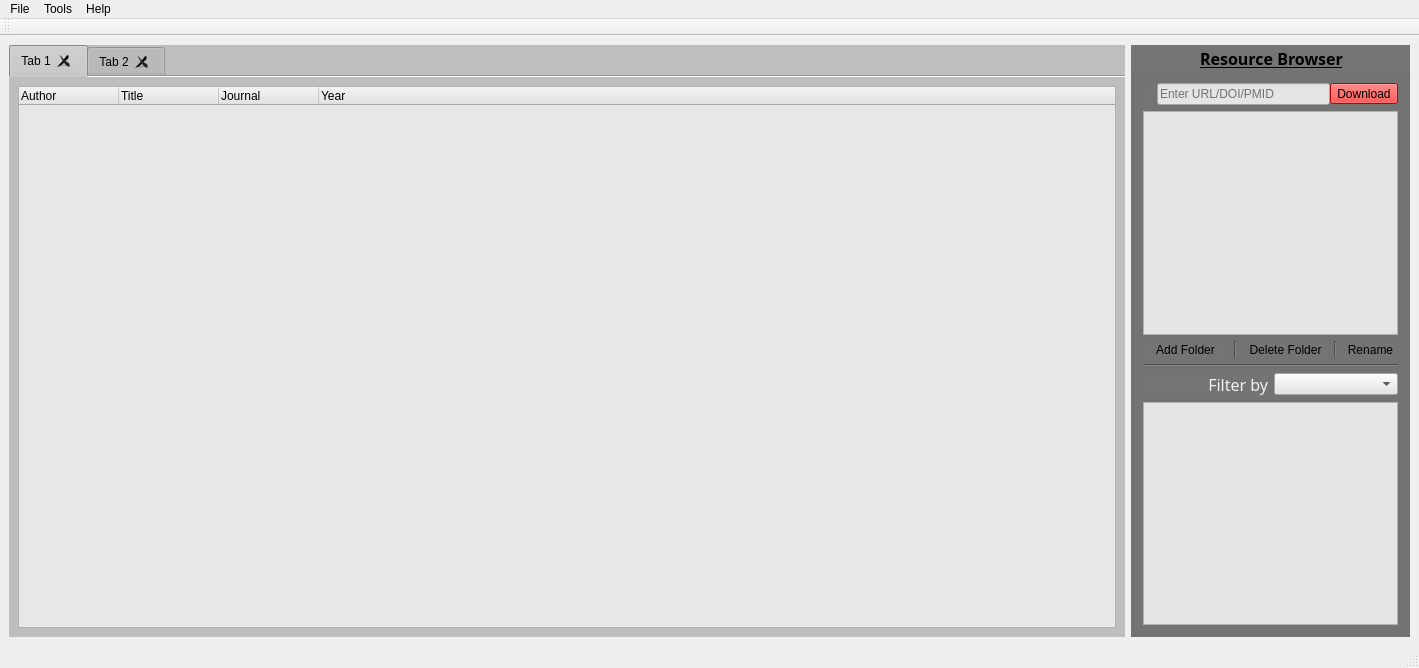
<?xml version="1.0" encoding="UTF-8"?>
<ui version="4.0">
 <class>MainWindow</class>
 <widget class="QMainWindow" name="MainWindow">
  <property name="geometry">
   <rect>
    <x>0</x>
    <y>0</y>
    <width>1419</width>
    <height>668</height>
   </rect>
  </property>
  <property name="windowTitle">
   <string>SciX</string>
  </property>
  <property name="windowIcon">
   <iconset resource="../../AppData/Local/Programs/Python/Python38-32/Lib/site-packages/pyqt5_tools/Qt/bin/new.qrc">
    <normaloff>:/new/png-transparent-sticker-art-crow-head-animals-retro-logo.png</normaloff>:/new/png-transparent-sticker-art-crow-head-animals-retro-logo.png</iconset>
  </property>
  <property name="toolButtonStyle">
   <enum>Qt::ToolButtonIconOnly</enum>
  </property>
  <widget class="QWidget" name="centralwidget">
   <property name="sizePolicy">
    <sizepolicy hsizetype="Maximum" vsizetype="Preferred">
     <horstretch>0</horstretch>
     <verstretch>0</verstretch>
    </sizepolicy>
   </property>
   <layout class="QGridLayout" name="gridLayout">
    <property name="sizeConstraint">
     <enum>QLayout::SetMinimumSize</enum>
    </property>
    <item row="0" column="0">
     <widget class="QTabWidget" name="tab_3">
      <property name="sizePolicy">
       <sizepolicy hsizetype="MinimumExpanding" vsizetype="Expanding">
        <horstretch>4</horstretch>
        <verstretch>0</verstretch>
       </sizepolicy>
      </property>
      <property name="styleSheet">
       <string notr="true">background-color: rgb(190, 190, 190);</string>
      </property>
      <property name="tabPosition">
       <enum>QTabWidget::North</enum>
      </property>
      <property name="tabShape">
       <enum>QTabWidget::Rounded</enum>
      </property>
      <property name="currentIndex">
       <number>0</number>
      </property>
      <property name="iconSize">
       <size>
        <width>25</width>
        <height>19</height>
       </size>
      </property>
      <property name="elideMode">
       <enum>Qt::ElideNone</enum>
      </property>
      <property name="documentMode">
       <bool>true</bool>
      </property>
      <property name="tabsClosable">
       <bool>true</bool>
      </property>
      <property name="movable">
       <bool>true</bool>
      </property>
      <widget class="QWidget" name="tab">
       <attribute name="title">
        <string>Tab 1</string>
       </attribute>
       <layout class="QHBoxLayout" name="horizontalLayout_4">
        <item>
         <widget class="QTreeWidget" name="filelist">
          <property name="sizePolicy">
           <sizepolicy hsizetype="MinimumExpanding" vsizetype="Expanding">
            <horstretch>0</horstretch>
            <verstretch>0</verstretch>
           </sizepolicy>
          </property>
          <property name="minimumSize">
           <size>
            <width>0</width>
            <height>0</height>
           </size>
          </property>
          <property name="styleSheet">
           <string notr="true">background-color: rgb(231, 231, 231);</string>
          </property>
          <column>
           <property name="text">
            <string>Author</string>
           </property>
          </column>
          <column>
           <property name="text">
            <string>Title</string>
           </property>
          </column>
          <column>
           <property name="text">
            <string>Journal</string>
           </property>
          </column>
          <column>
           <property name="text">
            <string>Year</string>
           </property>
          </column>
         </widget>
        </item>
        <item>
         <layout class="QVBoxLayout" name="verticalLayout_2"/>
        </item>
       </layout>
      </widget>
      <widget class="QWidget" name="tab_2">
       <attribute name="title">
        <string>Tab 2</string>
       </attribute>
      </widget>
     </widget>
    </item>
    <item row="0" column="2">
     <widget class="QGroupBox" name="groupBox">
      <property name="sizePolicy">
       <sizepolicy hsizetype="Expanding" vsizetype="Preferred">
        <horstretch>1</horstretch>
        <verstretch>0</verstretch>
       </sizepolicy>
      </property>
      <property name="font">
       <font>
        <family>Trebuchet MS</family>
        <pointsize>12</pointsize>
        <weight>75</weight>
        <bold>true</bold>
        <underline>true</underline>
       </font>
      </property>
      <property name="styleSheet">
       <string notr="true">background-color: rgb(116, 116, 116);</string>
      </property>
      <property name="title">
       <string>Resource Browser</string>
      </property>
      <property name="alignment">
       <set>Qt::AlignCenter</set>
      </property>
      <property name="flat">
       <bool>false</bool>
      </property>
      <property name="checkable">
       <bool>false</bool>
      </property>
      <property name="checked">
       <bool>false</bool>
      </property>
      <layout class="QVBoxLayout" name="verticalLayout" stretch="0,0,0,0,0,0">
       <item>
        <layout class="QHBoxLayout" name="horizontalLayout">
         <property name="spacing">
          <number>0</number>
         </property>
         <property name="sizeConstraint">
          <enum>QLayout::SetDefaultConstraint</enum>
         </property>
         <item>
          <widget class="QLabel" name="label">
           <property name="text">
            <string/>
           </property>
          </widget>
         </item>
         <item>
          <widget class="QLabel" name="label_3">
           <property name="text">
            <string/>
           </property>
          </widget>
         </item>
         <item>
          <widget class="QLineEdit" name="inputurl">
           <property name="styleSheet">
            <string notr="true">background-color: rgb(229, 229, 229);</string>
           </property>
           <property name="alignment">
            <set>Qt::AlignLeading|Qt::AlignLeft|Qt::AlignVCenter</set>
           </property>
           <property name="dragEnabled">
            <bool>true</bool>
           </property>
           <property name="placeholderText">
            <string>Enter URL/DOI/PMID</string>
           </property>
          </widget>
         </item>
         <item>
          <widget class="QToolButton" name="downloadbutton">
           <property name="palette">
            <palette>
             <active>
              <colorrole role="Button">
               <brush brushstyle="SolidPattern">
                <color alpha="255">
                 <red>255</red>
                 <green>3</green>
                 <blue>3</blue>
                </color>
               </brush>
              </colorrole>
              <colorrole role="Base">
               <brush brushstyle="SolidPattern">
                <color alpha="255">
                 <red>255</red>
                 <green>3</green>
                 <blue>3</blue>
                </color>
               </brush>
              </colorrole>
              <colorrole role="Window">
               <brush brushstyle="SolidPattern">
                <color alpha="255">
                 <red>255</red>
                 <green>3</green>
                 <blue>3</blue>
                </color>
               </brush>
              </colorrole>
              <colorrole role="Highlight">
               <brush brushstyle="SolidPattern">
                <color alpha="255">
                 <red>255</red>
                 <green>156</green>
                 <blue>158</blue>
                </color>
               </brush>
              </colorrole>
              <colorrole role="PlaceholderText">
               <brush brushstyle="SolidPattern">
                <color alpha="128">
                 <red>0</red>
                 <green>0</green>
                 <blue>0</blue>
                </color>
               </brush>
              </colorrole>
             </active>
             <inactive>
              <colorrole role="Button">
               <brush brushstyle="SolidPattern">
                <color alpha="255">
                 <red>255</red>
                 <green>3</green>
                 <blue>3</blue>
                </color>
               </brush>
              </colorrole>
              <colorrole role="Base">
               <brush brushstyle="SolidPattern">
                <color alpha="255">
                 <red>255</red>
                 <green>3</green>
                 <blue>3</blue>
                </color>
               </brush>
              </colorrole>
              <colorrole role="Window">
               <brush brushstyle="SolidPattern">
                <color alpha="255">
                 <red>255</red>
                 <green>3</green>
                 <blue>3</blue>
                </color>
               </brush>
              </colorrole>
              <colorrole role="Highlight">
               <brush brushstyle="SolidPattern">
                <color alpha="255">
                 <red>255</red>
                 <green>156</green>
                 <blue>158</blue>
                </color>
               </brush>
              </colorrole>
              <colorrole role="PlaceholderText">
               <brush brushstyle="SolidPattern">
                <color alpha="128">
                 <red>0</red>
                 <green>0</green>
                 <blue>0</blue>
                </color>
               </brush>
              </colorrole>
             </inactive>
             <disabled>
              <colorrole role="Button">
               <brush brushstyle="SolidPattern">
                <color alpha="255">
                 <red>255</red>
                 <green>3</green>
                 <blue>3</blue>
                </color>
               </brush>
              </colorrole>
              <colorrole role="Base">
               <brush brushstyle="SolidPattern">
                <color alpha="255">
                 <red>255</red>
                 <green>3</green>
                 <blue>3</blue>
                </color>
               </brush>
              </colorrole>
              <colorrole role="Window">
               <brush brushstyle="SolidPattern">
                <color alpha="255">
                 <red>255</red>
                 <green>3</green>
                 <blue>3</blue>
                </color>
               </brush>
              </colorrole>
              <colorrole role="Highlight">
               <brush brushstyle="SolidPattern">
                <color alpha="255">
                 <red>255</red>
                 <green>156</green>
                 <blue>158</blue>
                </color>
               </brush>
              </colorrole>
              <colorrole role="PlaceholderText">
               <brush brushstyle="SolidPattern">
                <color alpha="128">
                 <red>0</red>
                 <green>0</green>
                 <blue>0</blue>
                </color>
               </brush>
              </colorrole>
             </disabled>
            </palette>
           </property>
           <property name="toolTip">
            <string>&lt;html&gt;&lt;head/&gt;&lt;body&gt;&lt;p&gt;&lt;span style=&quot; color:#2c2c2c;&quot;&gt;Download to the selected folder&lt;/span&gt;&lt;/p&gt;&lt;/body&gt;&lt;/html&gt;</string>
           </property>
           <property name="autoFillBackground">
            <bool>false</bool>
           </property>
           <property name="styleSheet">
            <string notr="true">background-color: rgb(255, 3, 3);
selection-background-color: rgb(255, 156, 158);</string>
           </property>
           <property name="text">
            <string>Download</string>
           </property>
           <property name="icon">
            <iconset resource="../../AppData/Local/Programs/Python/Python38-32/Lib/site-packages/pyqt5_tools/Qt/bin/new.qrc">
             <normaloff>:/new/27-274487_sinegal-estate-winery-white-key.png</normaloff>:/new/27-274487_sinegal-estate-winery-white-key.png</iconset>
           </property>
           <property name="iconSize">
            <size>
             <width>53</width>
             <height>20</height>
            </size>
           </property>
           <property name="checkable">
            <bool>false</bool>
           </property>
           <property name="toolButtonStyle">
            <enum>Qt::ToolButtonFollowStyle</enum>
           </property>
          </widget>
         </item>
        </layout>
       </item>
       <item>
        <widget class="QListWidget" name="folderlist">
         <property name="styleSheet">
          <string notr="true">background-color: rgb(229, 229, 229);</string>
         </property>
         <property name="sortingEnabled">
          <bool>true</bool>
         </property>
        </widget>
       </item>
       <item>
        <layout class="QHBoxLayout" name="horizontalLayout_3">
         <item>
          <widget class="QToolButton" name="toolButton_2">
           <property name="sizePolicy">
            <sizepolicy hsizetype="Ignored" vsizetype="Fixed">
             <horstretch>0</horstretch>
             <verstretch>0</verstretch>
            </sizepolicy>
           </property>
           <property name="toolTip">
            <string>&lt;html&gt;&lt;head/&gt;&lt;body&gt;&lt;p&gt;&lt;span style=&quot; color:#ffffff;&quot;&gt;Create New Folder&lt;/span&gt;&lt;/p&gt;&lt;/body&gt;&lt;/html&gt;</string>
           </property>
           <property name="autoFillBackground">
            <bool>false</bool>
           </property>
           <property name="styleSheet">
            <string notr="true">border: none;</string>
           </property>
           <property name="text">
            <string>Add Folder</string>
           </property>
           <property name="icon">
            <iconset resource="../../AppData/Local/Programs/Python/Python38-32/Lib/site-packages/pyqt5_tools/Qt/bin/new.qrc">
             <normaloff>:/icons/iconfinder_filetype_-_substract_3440894.png</normaloff>:/icons/iconfinder_filetype_-_substract_3440894.png</iconset>
           </property>
           <property name="iconSize">
            <size>
             <width>46</width>
             <height>30</height>
            </size>
           </property>
           <property name="toolButtonStyle">
            <enum>Qt::ToolButtonFollowStyle</enum>
           </property>
          </widget>
         </item>
         <item>
          <widget class="Line" name="line_2">
           <property name="orientation">
            <enum>Qt::Vertical</enum>
           </property>
          </widget>
         </item>
         <item>
          <widget class="QToolButton" name="toolButton">
           <property name="sizePolicy">
            <sizepolicy hsizetype="Ignored" vsizetype="Fixed">
             <horstretch>0</horstretch>
             <verstretch>0</verstretch>
            </sizepolicy>
           </property>
           <property name="font">
            <font>
             <weight>50</weight>
             <bold>false</bold>
             <stylestrategy>PreferDefault</stylestrategy>
            </font>
           </property>
           <property name="toolTip">
            <string>&lt;html&gt;&lt;head/&gt;&lt;body&gt;&lt;p&gt;&lt;span style=&quot; color:#ffffff;&quot;&gt;Deleting folder will delete all contained documents&lt;/span&gt;&lt;/p&gt;&lt;/body&gt;&lt;/html&gt;</string>
           </property>
           <property name="styleSheet">
            <string notr="true">border: none;</string>
           </property>
           <property name="text">
            <string>Delete Folder</string>
           </property>
           <property name="icon">
            <iconset resource="../../AppData/Local/Programs/Python/Python38-32/Lib/site-packages/pyqt5_tools/Qt/bin/new.qrc">
             <normaloff>:/icons/iconfinder_filetype_-_delete_3440879.png</normaloff>:/icons/iconfinder_filetype_-_delete_3440879.png</iconset>
           </property>
           <property name="iconSize">
            <size>
             <width>46</width>
             <height>30</height>
            </size>
           </property>
           <property name="toolButtonStyle">
            <enum>Qt::ToolButtonFollowStyle</enum>
           </property>
          </widget>
         </item>
         <item>
          <widget class="Line" name="line_3">
           <property name="orientation">
            <enum>Qt::Vertical</enum>
           </property>
          </widget>
         </item>
         <item>
          <widget class="QToolButton" name="toolButton_3">
           <property name="toolTip">
            <string>&lt;html&gt;&lt;head/&gt;&lt;body&gt;&lt;p&gt;&lt;span style=&quot; color:#ffffff;&quot;&gt;Rename selected folder&lt;/span&gt;&lt;/p&gt;&lt;/body&gt;&lt;/html&gt;</string>
           </property>
           <property name="styleSheet">
            <string notr="true">border: none;</string>
           </property>
           <property name="text">
            <string>Rename</string>
           </property>
           <property name="icon">
            <iconset resource="../../AppData/Local/Programs/Python/Python38-32/Lib/site-packages/pyqt5_tools/Qt/bin/new.qrc">
             <normaloff>:/icons/iconfinder_filetype_-_edit_3440900.png</normaloff>:/icons/iconfinder_filetype_-_edit_3440900.png</iconset>
           </property>
           <property name="iconSize">
            <size>
             <width>46</width>
             <height>30</height>
            </size>
           </property>
           <property name="toolButtonStyle">
            <enum>Qt::ToolButtonFollowStyle</enum>
           </property>
          </widget>
         </item>
        </layout>
       </item>
       <item>
        <widget class="Line" name="line">
         <property name="orientation">
          <enum>Qt::Horizontal</enum>
         </property>
        </widget>
       </item>
       <item>
        <layout class="QHBoxLayout" name="horizontalLayout_2">
         <item>
          <widget class="QLabel" name="label_2">
           <property name="font">
            <font>
             <family>Bell MT</family>
            </font>
           </property>
           <property name="styleSheet">
            <string notr="true">border-color: rgb(255, 103, 53);</string>
           </property>
           <property name="text">
            <string>&lt;html&gt;&lt;head/&gt;&lt;body&gt;&lt;p&gt;&lt;span style=&quot; font-size:12pt; color:#f0f0f0;&quot;&gt;Filter by&lt;/span&gt;&lt;/p&gt;&lt;/body&gt;&lt;/html&gt;</string>
           </property>
           <property name="textFormat">
            <enum>Qt::RichText</enum>
           </property>
           <property name="scaledContents">
            <bool>false</bool>
           </property>
           <property name="alignment">
            <set>Qt::AlignRight|Qt::AlignTrailing|Qt::AlignVCenter</set>
           </property>
          </widget>
         </item>
         <item>
          <widget class="QComboBox" name="filtercombo">
           <property name="styleSheet">
            <string notr="true">background-color: rgb(229, 229, 229);</string>
           </property>
           <property name="currentText">
            <string/>
           </property>
          </widget>
         </item>
        </layout>
       </item>
       <item>
        <widget class="QListWidget" name="sortlist">
         <property name="styleSheet">
          <string notr="true">background-color: rgb(229, 229, 229);</string>
         </property>
        </widget>
       </item>
      </layout>
     </widget>
    </item>
   </layout>
  </widget>
  <widget class="QMenuBar" name="menubar">
   <property name="geometry">
    <rect>
     <x>0</x>
     <y>0</y>
     <width>1419</width>
     <height>21</height>
    </rect>
   </property>
   <widget class="QMenu" name="menuFile">
    <property name="title">
     <string>File</string>
    </property>
    <addaction name="actionAdd_from_local_2"/>
    <addaction name="actionRefresh"/>
    <addaction name="actionExit"/>
   </widget>
   <widget class="QMenu" name="menuTools">
    <property name="title">
     <string>Tools</string>
    </property>
    <widget class="QMenu" name="menuRename_preference">
     <property name="toolTip">
      <string>Select the order for renaming PDF</string>
     </property>
     <property name="toolTipDuration">
      <number>1</number>
     </property>
     <property name="tearOffEnabled">
      <bool>false</bool>
     </property>
     <property name="title">
      <string>Rename preference</string>
     </property>
     <property name="toolTipsVisible">
      <bool>true</bool>
     </property>
     <addaction name="actionAuthor_Title_Journal_Year"/>
     <addaction name="actionJournal_Title_Author_Year"/>
     <addaction name="actionTitle_Author_Journal_Year"/>
     <addaction name="actionYear_Author_Title_Journal"/>
    </widget>
    <addaction name="menuRename_preference"/>
    <addaction name="actionStorage_Location"/>
   </widget>
   <widget class="QMenu" name="menuHelp">
    <property name="title">
     <string>Help</string>
    </property>
    <addaction name="actionAbout"/>
    <addaction name="actionDeveloper"/>
    <addaction name="actionUser_Guide"/>
    <addaction name="actionTerms_and_conditions"/>
   </widget>
   <addaction name="menuFile"/>
   <addaction name="menuTools"/>
   <addaction name="menuHelp"/>
  </widget>
  <widget class="QStatusBar" name="statusBar"/>
  <widget class="QToolBar" name="toolBar">
   <property name="windowTitle">
    <string>toolBar</string>
   </property>
   <attribute name="toolBarArea">
    <enum>TopToolBarArea</enum>
   </attribute>
   <attribute name="toolBarBreak">
    <bool>false</bool>
   </attribute>
  </widget>
  <action name="actionAdd_from_local">
   <property name="text">
    <string>Add from local</string>
   </property>
  </action>
  <action name="actionAdd_from_local_2">
   <property name="text">
    <string>Add from local</string>
   </property>
  </action>
  <action name="actionExit">
   <property name="text">
    <string>Exit</string>
   </property>
  </action>
  <action name="actionAuthor_Title_Journal_Year">
   <property name="checkable">
    <bool>true</bool>
   </property>
   <property name="text">
    <string>Author-Title-Journal-Year</string>
   </property>
  </action>
  <action name="actionTitle_Author_Journal_Year">
   <property name="checkable">
    <bool>true</bool>
   </property>
   <property name="text">
    <string>Title-Author-Journal-Year</string>
   </property>
  </action>
  <action name="actionJournal_Title_Author_Year">
   <property name="checkable">
    <bool>true</bool>
   </property>
   <property name="text">
    <string>Journal-Title-Author-Year</string>
   </property>
  </action>
  <action name="actionYear_Author_Title_Journal">
   <property name="checkable">
    <bool>true</bool>
   </property>
   <property name="text">
    <string>Year-Author-Title-Journal</string>
   </property>
   <property name="menuRole">
    <enum>QAction::NoRole</enum>
   </property>
   <property name="priority">
    <enum>QAction::NormalPriority</enum>
   </property>
  </action>
  <action name="actionAbout">
   <property name="text">
    <string>About</string>
   </property>
  </action>
  <action name="actionDeveloper">
   <property name="text">
    <string>Developer</string>
   </property>
  </action>
  <action name="actionUser_Guide">
   <property name="text">
    <string>User Guide</string>
   </property>
  </action>
  <action name="actionStorage_Location">
   <property name="text">
    <string>Storage Location</string>
   </property>
  </action>
  <action name="actionRefresh">
   <property name="text">
    <string>Refresh</string>
   </property>
  </action>
  <action name="actionTerms_and_conditions">
   <property name="text">
    <string>Terms and conditions</string>
   </property>
  </action>
 </widget>
 <resources>
  <include location="../../AppData/Local/Programs/Python/Python38-32/Lib/site-packages/pyqt5_tools/Qt/bin/new.qrc"/>
 </resources>
 <connections/>
</ui>
